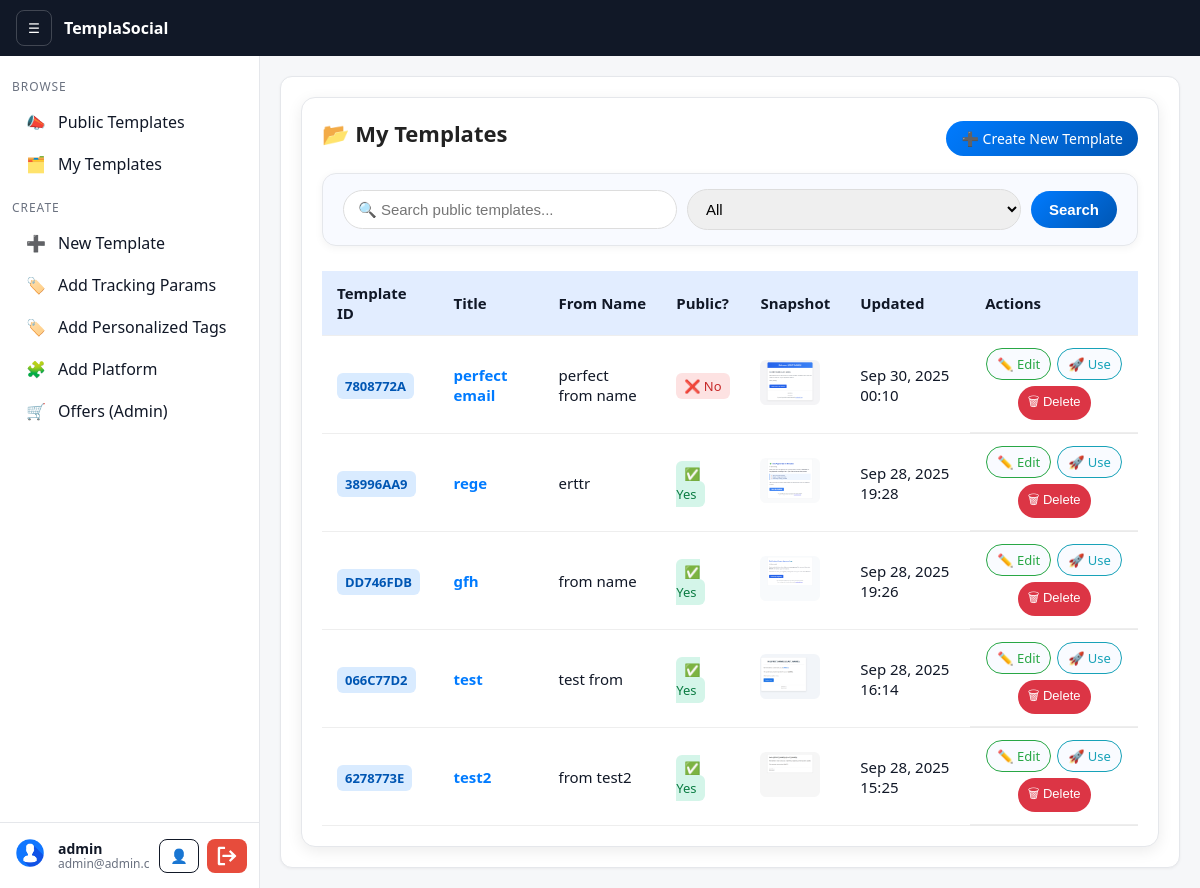
The page /emails/mine/ (signed in) on the database its author committed.
### accounts/models.py (models this page shows, shortened)
class Profile(models.Model):
    user = models.OneToOneField(User, on_delete=models.CASCADE, related_name="profile")
    display_name = models.CharField(max_length=150, blank=True)
    company = models.CharField(max_length=150, blank=True)
    avatar = models.ImageField(upload_to=avatar_upload_to, blank=True, null=True)

### emails/models.py (models this page shows, shortened)
class EmailTemplate(models.Model):
    owner = models.ForeignKey(User, on_delete=models.CASCADE, related_name="templates")
    template_id = models.CharField(
        max_length=12,
        unique=True,
        editable=False,
        db_index=True,
        help_text="Unique ID for searching this template."
    )
    title = models.CharField(max_length=200)
    subject = models.CharField(max_length=200, blank=True)
    from_name = models.CharField(max_length=100, blank=True, help_text="Enter Form Name")
    body_html = models.TextField(help_text="Use {{placeholders}} for personalized fields.")
    body_text = models.TextField(blank=True)
    is_public = models.BooleanField(default=False)
    snapshot = models.ImageField(
        upload_to="snapshots/",
        null=True, blank=True,
        help_text="Upload a thumbnail/preview image for the template."
    )
    created_at = models.DateTimeField(auto_now_add=True)
    updated_at = models.DateTimeField(auto_now=True)

### emails/views.py (the view, shortened to what this page needs)
# urls.py: path("mine/", views.my_templates, name="my_templates"),
@login_required
def my_templates(request):
    q = request.GET.get("q", "")
    status = request.GET.get("status", "").lower()
    templates = EmailTemplate.objects.filter(owner=request.user).order_by("-updated_at")
    if status:
        if status == "active":
            templates = templates.filter(is_public=True)
        elif status == "inactive":
            templates = templates.filter(is_public=False)
    return render(request, "emails/my_templates.html", {"templates": templates})

### templates/emails/my_templates.html (shortened to what this page needs)
{% extends 'base.html' %}
{% block content %}
<div class="card">
  <div class="card-header">
    <h2>📂 My Templates</h2>
    <a class="btn-primary" href="{% url 'emails:template_create' %}">➕ Create New Template</a>
  </div>
  <div class="card search-card">
    <form method="get" class="search-form">
      <input type="text" name="q" value="{{q}}" placeholder="🔍 Search public templates...">
      <select name="status" onchange="this.form.submit()">
        <option value="">All</option>
      </select>
      <button class="btn-search">Search</button>
    </form>
  </div>
  <div class="table-wrapper">
    <table class="styled-table">
      <thead>
        <tr>
          <th>Template ID</th>
          <th>Title</th>
          <th>From Name</th>
          <th>Public?</th>
          <th>Snapshot</th>
          <th>Updated</th>
          <th class="actions-col">Actions</th>
        </tr>
      </thead>
      <tbody>
        {% for t in templates %}
        <tr>
          <td data-label="Template ID"><span class="tag">{{ t.template_id }}</span></td>
          <td data-label="Title">
            <a href="{% url 'emails:template_edit' t.pk %}" class="title-link">{{ t.title }}</a>
          </td>
          <td data-label="From Name">{{ t.from_name }}</td>
          <td data-label="Public?">
            {% if t.is_public %}
              <span class="status success">✅ Yes</span>
            {% else %}
              <span class="status danger">❌ No</span>
            {% endif %}
          </td>
          <td data-label="Snapshot">
            {% if t.snapshot %}
              <a href="{{ t.snapshot.url }}" target="_blank"><img src="{{ t.snapshot.url }}" alt="Thumbnail" class="thumb"></a>
            {% else %}
              <span class="no-img">No Image</span>
            {% endif %}
          </td>
          <td data-label="Updated">{{ t.updated_at|date:"M d, Y H:i" }}</td>
          <td data-label="Actions" class="actions">
            <a class="btn-outline edit" href="{% url 'emails:template_edit' t.pk %}">✏️ Edit</a>
            <a class="btn-outline use" href="{% url 'emails:template_use' t.pk %}">🚀 Use</a>
            <form method="get" action="{% url 'emails:template_delete' t.pk %}" style="display:inline">
              <button class="btn delete-btn">🗑 Delete</button>
            </form>
          </td>
        </tr>
        {% empty %}
        <tr>
          <td colspan="8" class="no-data">No templates found. Create one to get started!</td>
        </tr>
        {% endfor %}
      </tbody>
    </table>
  </div>
</div>
{% endblock %}

### templates/base.html (shortened to what this page needs)
<!doctype html>
<html>
<head>
</head>
<body>
  <header>
    <button class="toggle" onclick="toggleSidebar()" aria-label="Toggle sidebar">☰</button>
    <div class="brand"><a href="{% url 'emails:home' %}">TemplaSocial</a></div>
  </header>
  <div class="layout">
    <aside id="sidebar" class="sidebar" data-collapsible>
      <div class="side-scroll">
        <div class="side-group">
          <div class="side-group-title">BROWSE</div>
          <a class="side-link" href="{% url 'emails:home' %}" title="Public Templates">
            <span class="icon">📣</span><span class="label">Public Templates</span>
          </a>
          {% if user.is_authenticated %}
          <a class="side-link" href="{% url 'emails:my_templates' %}" title="My Templates">
            <span class="icon">🗂️</span><span class="label">My Templates</span>
          </a>
          {% endif %}
        </div>
        {% if user.is_authenticated %}
        <div class="side-group" style="margin-top:14px">
          <div class="side-group-title">CREATE</div>
          <a class="side-link" href="{% url 'emails:template_create' %}" title="New Template">
            <span class="icon">➕</span><span class="label">New Template</span>
          </a>
          <a class="side-link" href="{% url 'catalog:param_index' %}" title="Add Tracking Params">
            <span class="icon">🏷️</span><span class="label">Add Tracking Params</span>
          </a>
          <a class="side-link" href="{% url 'catalog:personalized_tag_list' %}" title="Personalized tags">
            <span class="icon">🏷️</span><span class="label">Add Personalized Tags</span>
          </a>
          <a class="side-link" href="{% url 'catalog:platform_list' %}" title="Add Platform">
            <span class="icon">🧩</span><span class="label">Add Platform</span>
          </a>
          {% if user.is_staff %}
          <a class="side-link" href="{% url 'catalog:offer_index' %}" title="Offers (Admin)">
            <span class="icon">🛒</span><span class="label">Offers (Admin)</span>
          </a>
          {% endif %}
        </div>
        {% endif %}
      </div>
      {% if user.is_authenticated %}
      <div class="side-footer">
        <div class="user-info" title="{{ user.username }}">
          <a href="#" onclick="openProfileModal(event)" style="text-decoration: none;">
            {% if user.profile and user.profile.avatar %}
            <img src="{{ user.profile.avatar.url }}" alt="Avatar"
              style="width:36px;height:36px;border-radius:50%;object-fit:cover;">
            {% else %}
            <div class="avatar">{{ user.username|slice:":1"|upper }}</div>
            {% endif %}
          </a><a href="" onclick="openProfileModal(event)" style="text-decoration: none;">
            <div class="user-text">
              <div class="user-name">
                {% if user.profile and user.profile.display_name %}
    {{ user.profile.display_name }}
  {% else %}
    {{ user.get_full_name|default:user.username }}
  {% endif %}
              </div>
              <div class="user-email">{{ user.email }}</div>
            </div>
          </a>
        </div>
        <div class="user-actions" style="display:flex; gap:8px; align-items:center;">
          <a href="" title="Profile" onclick="openProfileModal(event)" style="display:flex; align-items:center; justify-content:center;
              width:40px; height:34px; border:1px solid #111827;
              border-radius:8px; background:#fff; color:#111827;
              font-size:14px; text-decoration:none; cursor:pointer;">
            👤
          </a>
          <form method="post" action="{% url 'accounts:logout' %}" title="Logout" style="margin:0;">
            <button type="submit" style="display:flex; align-items:center; justify-content:center;
               width:40px; height:34px; border:none; border-radius:8px;
               background:#e74c3c; cursor:pointer;">
            </button>
          </form>
        </div>
      </div>
      {% endif %}
    </aside>
<main id="content" class="content" style="padding:20px;">
  <div class="content-card">
    {% block content %}{% endblock %}
  </div>
</main>
  </div>
</body>
</html>

### templates/base.html (style rules this page uses)
:root { --header-h: 56px; --sidebar-w: 260px; --sidebar-w-c: 64px; --bg: #f6f7f9; --ink: #111827; --muted: #6b7280; --bd: #e5e7eb; --brand: #111827; --btn: #111827; --btn-ink: #fff; --btn-danger: #e74c3c; --btn-danger-hover: #c0392b; }
* { box-sizing: border-box }
body { font-family: system-ui, -apple-system, Segoe UI, Roboto, Helvetica, Arial, sans-serif; margin: 0; background: var(--bg); color: var(--ink) }
a { color: var(--ink); text-decoration: none }
header { position: fixed; top: 0; left: 0; right: 0; z-index: 1000; height: var(--header-h); background: var(--brand); color: #fff; display: flex; align-items: center; gap: 12px; padding: 0 16px; }
.brand a { color: #fff; font-weight: 700 }
.toggle { width: 36px; height: 36px; border: 1px solid #ffffff33; border-radius: 8px; background: transparent; color: #fff; display: flex; align-items: center; justify-content: center; cursor: pointer }
.layout { padding-top: var(--header-h) }
.sidebar { position: fixed; top: var(--header-h); left: 0; bottom: 0; width: var(--sidebar-w); border-right: 1px solid var(--bd); background: #fff; z-index: 900; display: flex; flex-direction: column; transition: width .2s ease; }
.side-scroll { flex: 1; overflow: auto; padding: 12px }
.side-group-title { font-size: 12px; letter-spacing: .08em; color: var(--muted); margin: 10px 0 6px; transition: opacity .2s }
.side-link { display: flex; align-items: center; gap: 10px; padding: 10px 12px; border-radius: 10px; color: var(--ink); white-space: nowrap; }
.side-link .icon { width: 24px; display: inline-flex; align-items: center; justify-content: center }
.side-link .label { transition: opacity .2s; overflow: hidden; text-overflow: ellipsis }
.side-footer { border-top: 1px solid var(--bd); padding: 12px; display: flex; gap: 10px; align-items: center; justify-content: space-between; }
.user-info { display: flex; align-items: center; gap: 10px; overflow: hidden }
.user-text { display: flex; flex-direction: column; line-height: 1.1; max-width: 140px }
.user-name { font-size: 14px; font-weight: 600; white-space: nowrap; text-overflow: ellipsis; overflow: hidden }
.user-email { font-size: 12px; color: var(--muted); white-space: nowrap; text-overflow: ellipsis; overflow: hidden }
.btn { background: var(--btn); color: var(--btn-ink); border: none; border-radius: 8px; padding: 8px 12px; cursor: pointer }
.btn-outline { background: #fff; border: 1px solid var(--ink); color: var(--ink); border-radius: 8px; padding: 8px 12px; cursor: pointer }
.content { margin-left: var(--sidebar-w); padding: 18px 12px; min-height: calc(100vh - var(--header-h)); transition: margin-left .2s ease; }
.card { background: #fff; border: 1px solid var(--bd); border-radius: 12px; padding: 16px; margin-bottom: 16px }
table { width: 100%; border-collapse: collapse }
th, td { border-bottom: 1px solid #eee; padding: 8px; text-align: left }
input, select, textarea { width: 100%; padding: 8px; border: 1px solid var(--bd); border-radius: 8px }
.content-card { background:#fff;border:1px solid #e5e7eb;border-radius:12px;padding:20px;box-shadow:0 1px 3px rgba(0,0,0,.05) }

### rows shown on the page
EmailTemplate: template_id "7808772A", title "perfect email", from_name "perfect from name", is_public "❌ No", snapshot (picture), updated_at "Sep 30, 2025 00:10"
EmailTemplate: template_id "38996AA9", title "rege", from_name "erttr", is_public "✅ Yes", snapshot (picture), updated_at "Sep 28, 2025 19:28"
EmailTemplate: template_id "DD746FDB", title "gfh", from_name "from name", is_public "✅ Yes", snapshot (picture), updated_at "Sep 28, 2025 19:26"
EmailTemplate: template_id "066C77D2", title "test", from_name "test from", is_public "✅ Yes", snapshot (picture), updated_at "Sep 28, 2025 16:14"
EmailTemplate: template_id "6278773E", title "test2", from_name "from test2", is_public "✅ Yes", snapshot (picture), updated_at "Sep 28, 2025 15:25"

### other values the page prints
{{ user.profile.display_name }} "admin"
